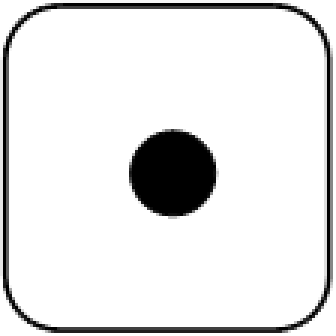
#> input picture Python/mini_projects/dice1.png, 112 x 112 px, given in place of the camera (shown 3 times larger)
$ python Live_Sketch.py
#> lines starting #> are read from the running program, lines starting #| are printed output that depends on the picture
#> further down, frame is the input picture: shape (112, 112, 3); min 0, max 255, mean 227.9
import cv2
import numpy as np
def sketch(image):
    img_gray = cv2.cvtColor(image, cv2.COLOR_BGR2GRAY)
    img_gray_blur = cv2.GaussianBlur(img_gray, (5,5), 0)
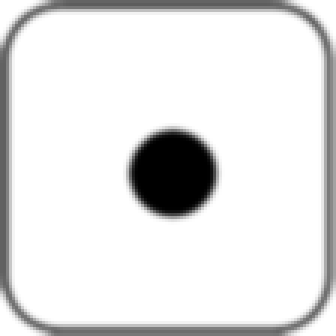
#> img_gray_blur: shape (112, 112) (shown 3 times larger); min 0, max 255, mean 226.3
    canny_edges =cv2.Canny(img_gray_blur, 10, 70)
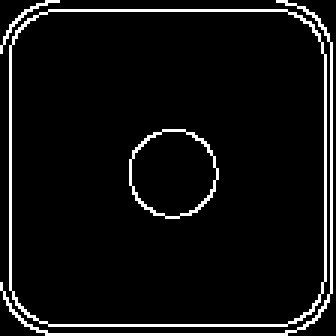
#> canny_edges: shape (112, 112) (shown 3 times larger); 6.4% white in thin lines or dots
    ret, mask = cv2.threshold(canny_edges, 70, 255, cv2.THRESH_BINARY_INV)
#> mask: shape (112, 112); 93.6% white; black in thin lines or dots
    return mask
cap = cv2.VideoCapture(0)
while True:
    ret, frame = cap.read()
    cv2.imshow('Our Live Sketcher', sketch(frame))
    if cv2.waitKey(1) == 13:
#> (key Esc is pressed here)
        break
cap.release()
#> (the run stopped early here; a loop or call above may not have finished)

$ run again, on Python/mini_projects/dice2.png
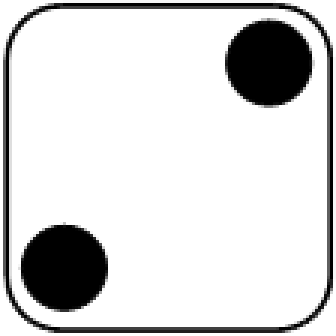
#> input picture Python/mini_projects/dice2.png, 112 x 112 px, given in place of the camera (shown 3 times larger)
#> frame is the input picture: shape (112, 112, 3); min 0, max 255, mean 214.4
#> in sketch, `img_gray_blur = cv2.GaussianBlur(img_gray, (5,5), 0)`:
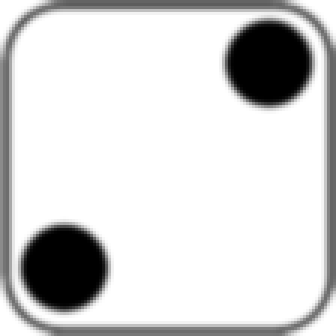
#> img_gray_blur: shape (112, 112) (shown 3 times larger); min 0, max 255, mean 212.7
#> in sketch, `canny_edges =cv2.Canny(img_gray_blur, 10, 70)`:
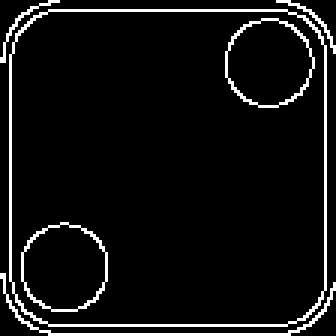
#> canny_edges: shape (112, 112) (shown 3 times larger); 6.7% white in thin lines or dots
#> mask: shape (112, 112); 93.3% white; black in thin lines or dots

$ run again, on Python/mini_projects/dice3.png
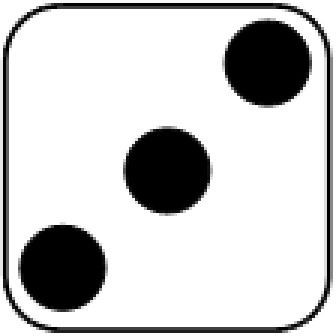
#> input picture Python/mini_projects/dice3.png, 112 x 112 px, given in place of the camera (shown 3 times larger)
#> frame is the input picture: shape (112, 112, 3); min 0, max 255, mean 201.3
#> in sketch, `img_gray_blur = cv2.GaussianBlur(img_gray, (5,5), 0)`:
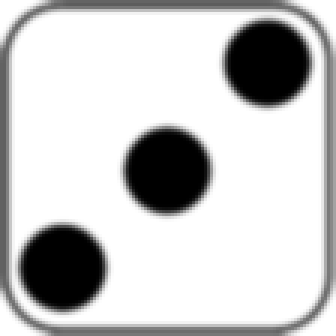
#> img_gray_blur: shape (112, 112) (shown 3 times larger); min 0, max 255, mean 199.7
#> in sketch, `canny_edges =cv2.Canny(img_gray_blur, 10, 70)`:
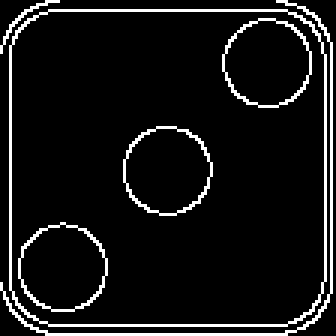
#> canny_edges: shape (112, 112) (shown 3 times larger); 8.1% white in thin lines or dots
#> mask: shape (112, 112); 91.9% white; black in thin lines or dots

$ run again, on Python/mini_projects/dice4.png
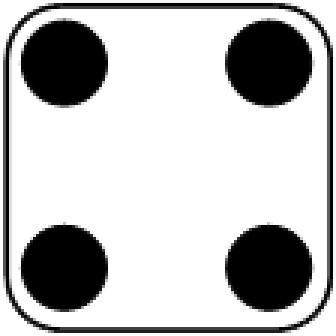
#> input picture Python/mini_projects/dice4.png, 112 x 112 px, given in place of the camera (shown 3 times larger)
#> frame is the input picture: shape (112, 112, 3); min 0, max 255, mean 187.8
#> in sketch, `img_gray_blur = cv2.GaussianBlur(img_gray, (5,5), 0)`:
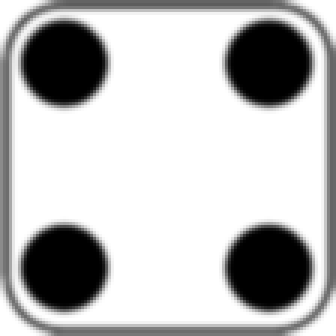
#> img_gray_blur: shape (112, 112) (shown 3 times larger); min 0, max 255, mean 186.1
#> in sketch, `canny_edges =cv2.Canny(img_gray_blur, 10, 70)`:
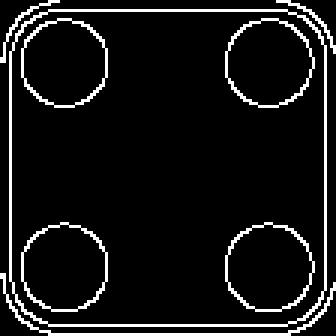
#> canny_edges: shape (112, 112) (shown 3 times larger); 8.4% white in thin lines or dots
#> mask: shape (112, 112); 91.6% white; black in thin lines or dots
